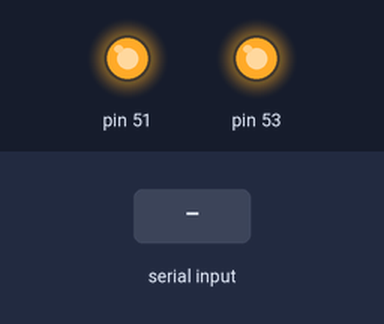
A sketch run on a simulated Arduino Mega 2560, built with avr-gcc and run on an emulated ATmega2560. Shown: output pins drawn as LEDs (lit = HIGH). The inputs (shaded band) are chosen by the test bench.

Above: at 1.2 s.
1.3 s: "0" received over Serial
At 1.9 s:
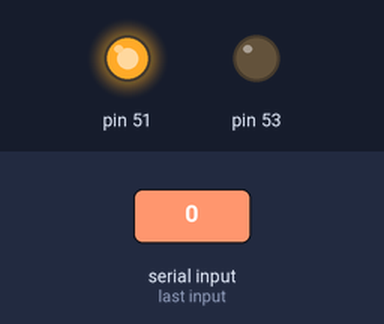
3.5 s: "1" received over Serial
At 4.4 s:
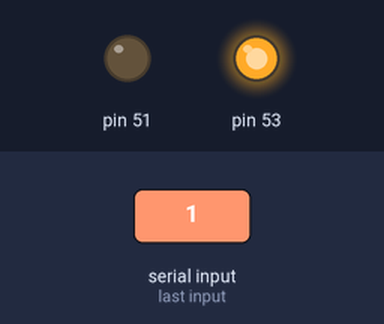
Timing chart, 0 to 6.5 s (numbered marks = the images above; inputs shaded):
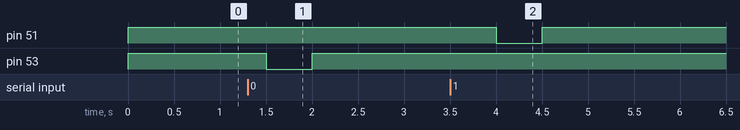

Measured:
- after the input at 1.3 s, pin 53: HIGH → LOW after 0.20 s, → HIGH 0.50 s later
- after the input at 3.5 s, pin 51: HIGH → LOW after 0.50 s, → HIGH 0.50 s later

The sketch:

sketch_feb8a.ino
```cpp
void setup()
{
  Serial.begin(9600);
  pinMode(53,OUTPUT);
  pinMode(51,OUTPUT);
}

void loop()
{
  digitalWrite(53,HIGH);
  digitalWrite(51,HIGH);
  if(Serial.available())
  {
    switch(Serial.read())
    {
      case '0' : digitalWrite(53,LOW);
        break;
      case '1' : digitalWrite(51,LOW);
        break;
      default: break;
    }
  }
delay(500);
}
```
